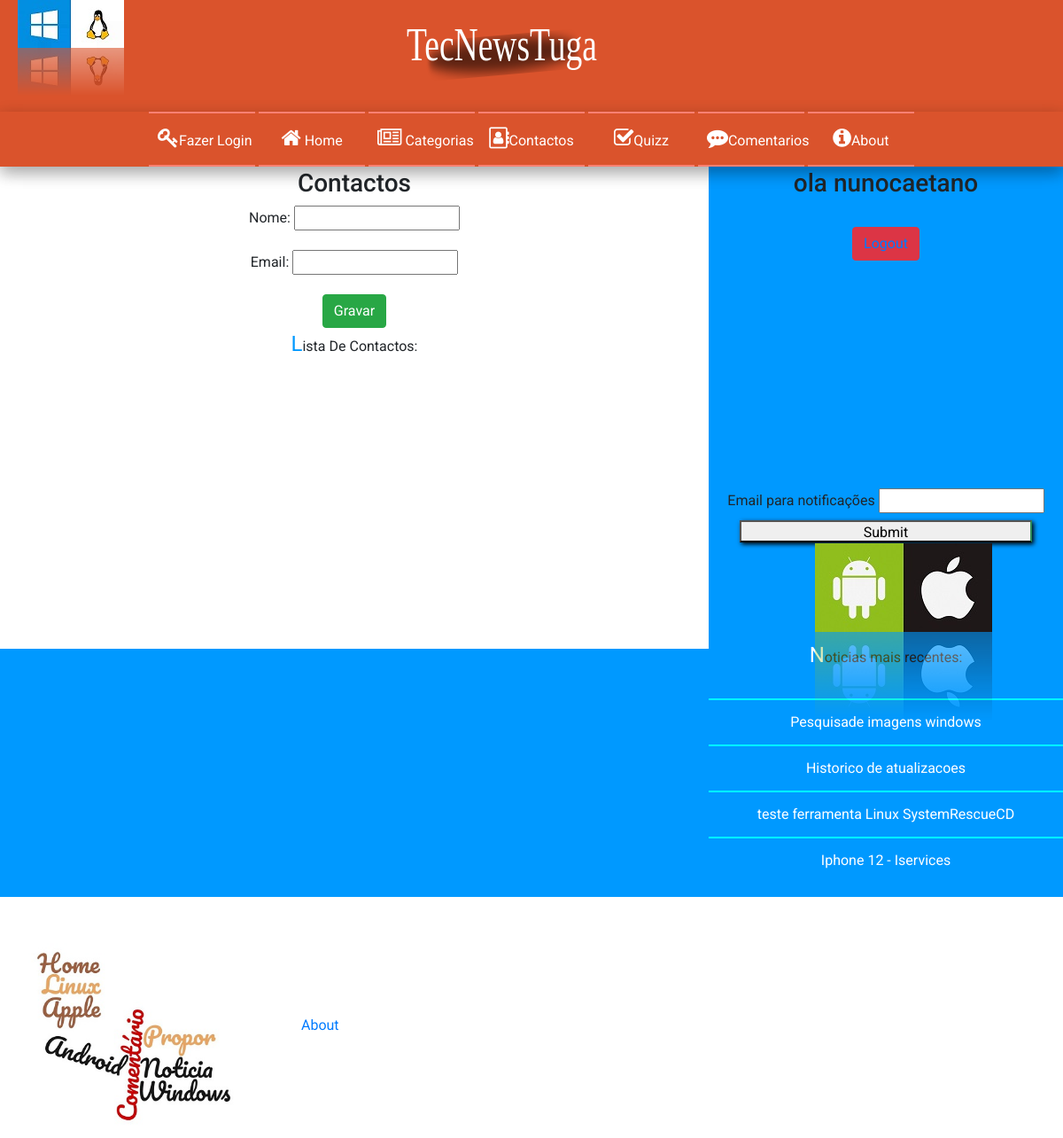
Before: /contacto (signed in) with the older database file.
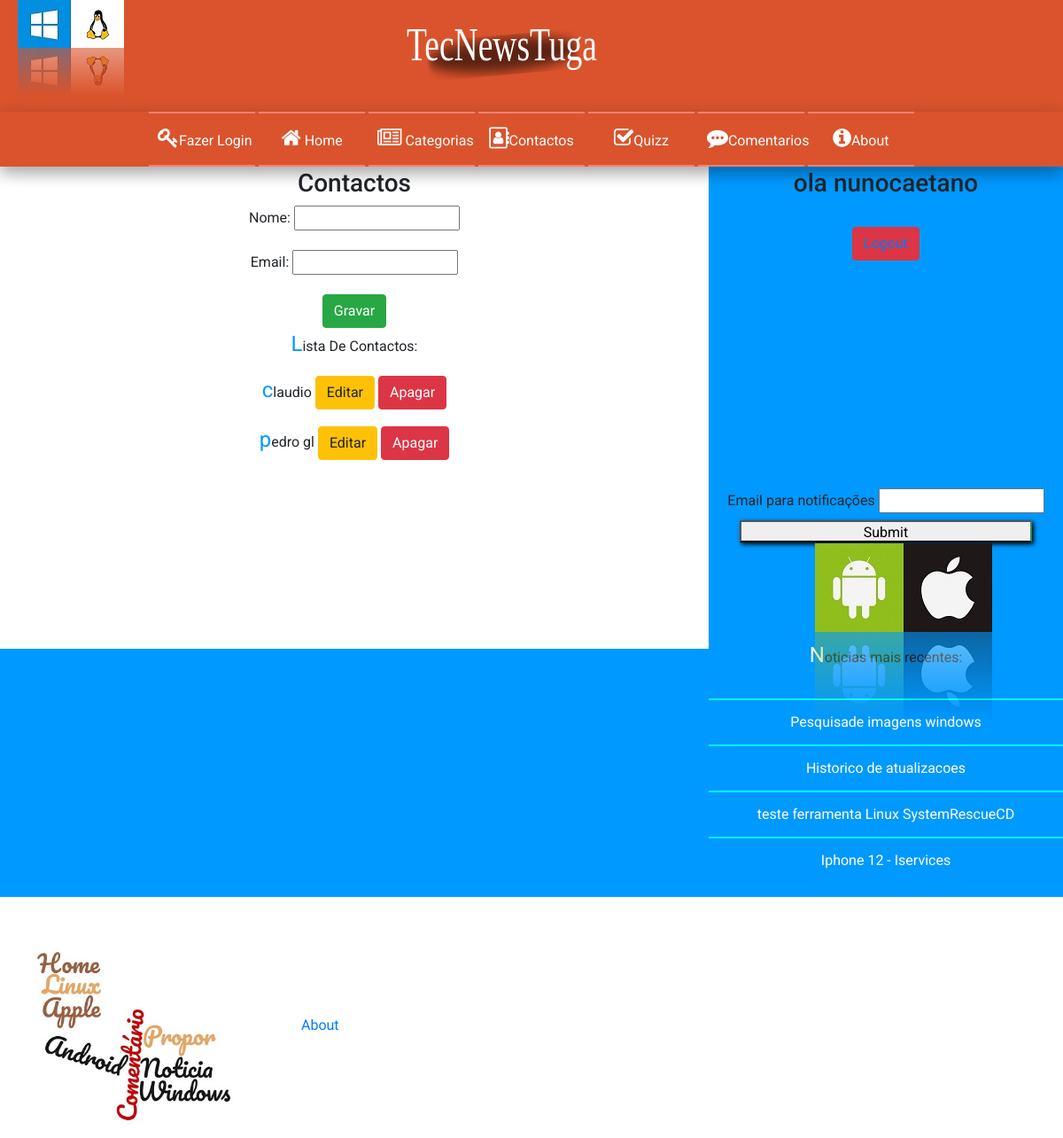
After: the same page with the newer database file.
### tec_noticias/models.py (models this page shows, shortened)
class Contacto(models.Model):
    nome = models.CharField(max_length=40)
    email = models.CharField(max_length=40)

### tec_noticias/views.py (the view)
# urls.py: path('contacto', views.contact_page_view, name='contacto'),
def contact_page_view(request):
    form = contactForm(request.POST or None)
    if form.is_valid():
        form.save()
        return HttpResponseRedirect(reverse('tec_noticias:home'))
    context = {
        'form': form,
        'contactos':Contacto.objects.all(),
    }
    return render(request, 'website/contact.html',context)

### tec_noticias/forms.py
class contactForm(ModelForm):
    class Meta:
        model = Contacto
        fields = '__all__'

### tec_noticias/templates/website/contact.html (shortened to what this page needs)
{% extends 'website/base.html' %}
{% block main %}
<h3>Contactos</h3>
    {% if user.is_authenticated %}
            <form action="" method="post">
        {{ form.as_p  }}
        <input type="submit" value="Gravar" class="btn btn-success" >
    </form>
    <p>Lista De Contactos:</p>
    {% for contacto in contactos %}
        <p>
           {{ contacto.nome }}
           <a href="{% url 'tec_noticias:edita_contacto' contacto.email %}" class="btn btn-warning">Editar</a>
           <a href="{% url 'tec_noticias:apaga_contacto' contacto.email %}" role="button" class="btn btn-danger">Apagar</a>
        </p>
   {% endfor %}
    {% else %}
        <p>Faça Login Para Ter acesso aos Contactos</p>
    {% endif %}
{% endblock %}

### tec_noticias/templates/website/base.html (shortened to what this page needs)
<!DOCTYPE html>
<html lang="pt">
<head>
    {% load static %}
    {% load static %}
    <link rel="stylesheet" href="{% static 'website/css/base.css' %}">
    <link rel="stylesheet" href="https://maxcdn.bootstrapcdn.com/bootstrap/4.5.2/css/bootstrap.min.css">
    <link rel="stylesheet" href="https://cdnjs.cloudflare.com/ajax/libs/font-awesome/4.7.0/css/font-awesome.min.css">
</head>
<body>
    <header>
        <figure class="header_animacao">
            {% load static %}
            <img src="{% static 'website/imagens/header_imagem.svg' %}">
        </figure>
        <figure class="imagemDecorada">
            {% load static %}
            <img src="{% static 'website/imagens/imagemCool.jpg' %}">
        </figure>
        <nav>
            <ul>
                    <li>
                        <a href="{% url 'tec_noticias:login' %}" class="about">
                    <i class="fa fa-key" style="font-size:24px;"></i>Fazer Login</a></li>
                <li>
                    <a href="{% url 'tec_noticias:home' %}" class="home">
                        <i class="fa fa-home" style="font-size:24px;"></i>
                        Home</a></li>
                <li>
                    <a href="#" class="categoria">
                          <i class="fa fa-newspaper-o" style="font-size:24px;"></i>
                        Categorias </a>
                </li>
                <li><a href="{% url 'tec_noticias:contacto' %}" class="comments">
                     <i class="fa fa-address-book-o" style="font-size:24px;"></i>Contactos</a></li>
                <li><a href="{% url 'tec_noticias:quizz' %}" class="comments">
                    <i class="fa fa-check-square-o" style="font-size:24px;"></i>Quizz</a></li>
                <li><a href="{% url 'tec_noticias:comentario' %}" class="comments">
                    <i class="fa fa-commenting" style="font-size:24px;"></i>Comentarios</a></li>
                <li><a href="{% url 'tec_noticias:about' %}" class="about">
                    <i class="fa fa-info-circle fa-pulse" style="font-size:24px;"></i>About</a></li>
            </ul>
        </nav>
    </header>
    <main>
        {% block main %}
                        {% load static %}
        {% endblock main %}
    </main>
    <aside>
                     {% if request.user.username %}
                        <h3>ola {{ user.username }}</h3><br>
                        <button type="button" class="btn btn-danger">
                            <a href="{% url 'tec_noticias:logout' %}">Logout</a></button><br>
                        {% else %}
                        <p>Faço Login sff</p>
                    {% endif %}
        <iframe width="350" height="250" src="https://www.youtube.com/embed/hwnP6WSmGhA" title="YouTube video player"
            frameborder="0"
            allow="accelerometer; autoplay; clipboard-write; encrypted-media; gyroscope; picture-in-picture"
            allowfullscreen></iframe>
        <form action="mailto:email@yourdomain.com" method="POST">
            <label>
                Email para notificações
                <input type="text">
            </label><br>
            <input id="botaoSubmit" type="submit">
        </form>
        <figure class="imagemDecorada2">
        {% load static %}
        <img src="{% static 'website/imagens/imagemCool2.jpg' %}">
        </figure>
        <ul>
            <p>Noticias mais recentes:</p><br>
            <li> <a style="color:white"
                    href="https://pplware.sapo.pt/microsoft/windows/dica-pesquisar-por-imagens-no-windows-10-siga-estes-passos/">
                    Pesquisade imagens windows</a></li>
            <li> <a style="color:white"
                    href="https://pplware.sapo.pt/truques-dicas/dica-como-saber-o-historico-das-atualizacoes-do-windows-10-rapidamente/">
                    Historico de atualizacoes</a>
            </li>
            <li> <a style="color:white"
                    href="https://pplware.sapo.pt/linux/systemrescuecd-8-0-o-linux-que-pode-salvar-o-windows/">teste
                    ferramenta Linux SystemRescueCD</a></li>
            <li> <a style="color:white"
                    href="https://pplware.sapo.pt/smartphones-tablets/procura-um-iphone-12-iservices-ja-vende-recondicionados/">
                    Iphone 12 - Iservices
                </a>
            </li>
        </ul>
    </aside>
    <footer>
        <svg width="500" height="300">
            {% load static %}
            <img src="{% static 'website/imagens/wordcloud.jpg' %}" height="90%">
            </image>
            <a href="index.html">
                <rect x="100" y="53" width="86" height="22" style="fill-opacity:0.1" />
            </a>
            <a href="../paginas/linuxNews.html">
                <rect x="100" y="83" width="86" height="22" style="fill-opacity:0.1" />
            </a>
            <a href="../paginas/appleNews.html">
                <rect x="100" y="120" width="86" height="22" style="fill-opacity:0.1" />
            </a>
            <a href="../paginas/androidNews.html">
                <rect x="110" y="160" width="95" height="54" style="fill-opacity:0.1" />
            </a>
            <a href="../paginas/comentario.html">
                <rect x="215" y="118" width="25" height="158" style="fill-opacity:0.1" />
            </a>
            <a href="../paginas/adicionar.html">
                <rect x="246" y="149" width="100" height="75" style="fill-opacity:0.1" />
            </a>
            <a href="../paginas/windowsNews.html">
                <rect x="246" y="230" width="108" height="25" style="fill-opacity:0.1" />
            </a>
            <a href="../paginas/about.html">
                <text x="280" y="120" fill="blue">About</text></a>
        </svg>
    </footer>
</body>
</html>

### tec_noticias/static/website/css/base.css (style rules this page uses)
* { box-sizing: border-box; padding: 0; margin: 0; font-family: "Roboto", sans-serif; }
.header_animacao { animation-name: header_anim; animation-duration: 5s; }
::placeholder { text-align: center; }
p { font-size: 16px; }
header { grid-area: header; display: flex; flex-direction: column; align-items: stretch; background-color: #da532c; position: fixed; width: 100%; text-align: center; }
nav { grid-area: nav; background-color: #da532c; box-shadow: 0 8px 16px 0 rgba(0, 0, 0, 0.2), 0 6px 20px 0 rgba(0, 0, 0, 0.19); }
main { grid-area: main; grid-column: 1 / span 2; background-color: rgb(255, 255, 255); text-align: center; background-color: white; padding-top: 5%; }
aside { grid-area: aside; padding-top: 10%; display: flex; flex-direction: column; justify-content: space-around; align-items: center; background-color: #0099ff; width: 400px; text-align: center; }
footer { background-color: #0099ff; grid-area: footer; display: flex; justify-content: center; height: 280px; }
@media (min-width: 601px) { body { display: grid; width: 100%; height: 100%; grid-template-rows: 150px 5fr 280px; grid-template-columns: 1fr 1fr; grid-template-areas: "header header header" "main main aside" "footer footer aside"; } }
@media (min-width: 601px) { .imagemDecorada { position: absolute; top: 0px; left: 20px; -webkit-box-reflect: below 0px linear-gradient(to bottom, rgba(0, 0, 0, 0), rgba(0, 0, 0, 0.4)); } }
@media (min-width: 601px) { .imagemDecorada2 { position: relative; top: 0px; left: 20px; -webkit-box-reflect: below 0px linear-gradient(to bottom, rgba(0, 0, 0, 0), rgba(0, 0, 0, 0.4)); } }
@media (min-width: 601px) { p::first-letter { font-size: 24px; color: #0099ff; } }
@media (min-width: 601px) { aside p::first-letter { font-size: 24px; color: white; } }
@media (min-width: 601px) { aside ul { list-style-type: none; line-height: 20px; } }
@media (min-width: 601px) { aside ul a { display: inline-block; padding: 15px 10px; width: 100%; text-decoration: none; white-space: nowrap; color: rgb(74, 62, 241); border-top: aqua 2px solid; } }
@media (min-width: 601px) { nav ul { list-style-type: none; margin: 0; padding: 0; } }
@media (min-width: 601px) { nav ul li { display: inline; position: relative; } }
@media (min-width: 601px) { nav a { display: inline-block; padding: 15px 10px; width: 120px; text-decoration: none; white-space: nowrap; color: white; border-top: solid salmon 2px; border-bottom: solid salmon 2px; } }

### tec_noticias/templates/website/base.html (style rules this page uses)
#botaoSubmit { width: 330px; height: 25px; border-right: seagreen 2px solid; box-shadow: 2px 2px 5px black; }

Changed rows visible on the page:
added Contacto: nome "claudio"
added Contacto: nome "pedro gl"
